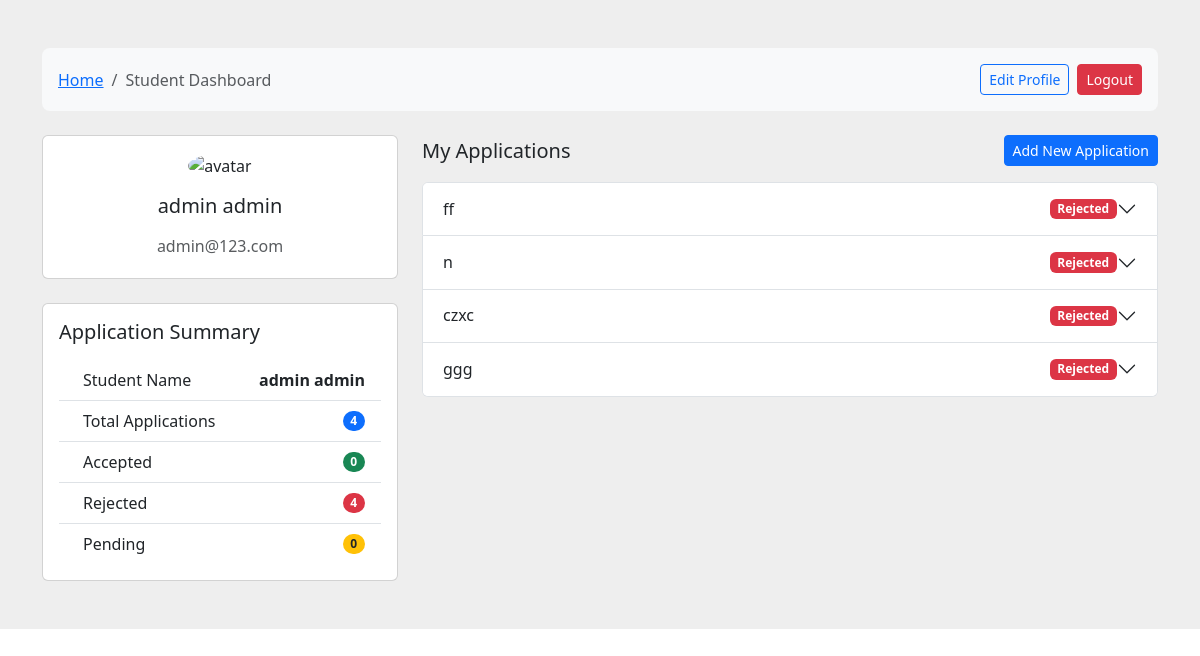
/student/dashboard/ (signed in), run on the app's committed database.
### authentication/models.py (models this page shows)
class User(AbstractBaseUser, PermissionsMixin):
    first_name = models.CharField(max_length=50)
    last_name = models.CharField(max_length=50)
    email = models.EmailField(unique=True)
    role = models.ForeignKey(UserRole, on_delete=models.SET_NULL, null=True, blank=True)
    is_active = models.BooleanField(default=True)
    is_staff = models.BooleanField(default=False)
    objects = UserManager()
    USERNAME_FIELD = 'email'
    REQUIRED_FIELDS = ['first_name', 'last_name']

### applications/models.py (models this page shows, shortened)
class Application(models.Model):
    application_id = models.AutoField(primary_key=True)
    university_name = models.CharField(max_length=100)
    program_name = models.CharField(max_length=50)
    study_mode = models.CharField(max_length=20, choices=[('Online','Online'),('On-Campus','On-Campus')])
    student = models.ForeignKey(User, on_delete=models.CASCADE, limit_choices_to={'role':'Student'}, related_name='applications_student')
    status = models.CharField(max_length=10, choices=[('Pending','Pending'),('Accepted','Accepted'),('Rejected','Rejected')], default='Pending')
    subject = models.CharField(max_length=100, blank=False)
    content = models.TextField(blank=False)

### authentication/views.py (the view)
# urls.py: path('student/dashboard/', views.stddashbord, name='stddashbord'),
@login_required
@cache_control(no_cache=True, must_revalidate=True, no_store=True)
def stddashbord(request):
    applications = Application.objects.filter(student=request.user)
    contex = {
        'applications':applications,
        'total_applications':applications.all().count(),
        'accepted_count':applications.filter(status='Accepted').count(),
        'rejected_count':applications.filter(status='Rejected').count(),
        'pending_count':applications.filter(status='Pending').count(),
    }
    return render(request, 'dashbord/stddashbord.html', contex)

### templates/dashbord/stddashbord.html (shortened to what this page needs)
<!DOCTYPE html>
<html lang="en">
  <head>
    <link href="https://cdn.jsdelivr.net/npm/bootstrap@5.3.8/dist/css/bootstrap.min.css" rel="stylesheet" />
  </head>
  <body>
    <div class="toast-container position-fixed top-0 end-0 p-3" style="z-index: 1100">
    </div>
    <section style="background-color: #eee;">
      <div class="container py-5">
        <div class="row">
          <div class="col">
            <nav class="bg-body-tertiary rounded-3 p-3 mb-4 d-flex justify-content-between align-items-center">
              <ol class="breadcrumb mb-0">
                <li class="breadcrumb-item">
                  <a href="{% url 'home' %}">Home</a>
                </li>
                <li class="breadcrumb-item active" aria-current="page">Student Dashboard</li>
              </ol>
              <div class="d-flex gap-2">
                <a href="{% url 'profile' %}" class="btn btn-outline-primary btn-sm">Edit Profile</a>
                <form method="post" action="{% url 'logout' %}" class="mb-0">
                  <button type="submit" class="btn btn-danger btn-sm">Logout</button>
                </form>
              </div>
            </nav>
          </div>
        </div>
        <div class="row">
          <div class="col-lg-4">
            <div class="card mb-4">
              <div class="card-body text-center">
                <img src="https://mdbcdn.b-cdn.net/img/Photos/new-templates/bootstrap-chat/ava3.webp" alt="avatar" class="rounded-circle img-fluid" style="width: 150px;" />
                <h5 class="my-3">{{ request.user.first_name }} {{ request.user.last_name }}</h5>
                <p class="text-muted mb-1">{{ request.user.email }}</p>
              </div>
            </div>
            <div class="card mb-4 mb-lg-0">
              <div class="card-body p-3">
                <h5 class="mb-3">Application Summary</h5>
                <ul class="list-group list-group-flush rounded-3">
                  <li class="list-group-item d-flex justify-content-between align-items-center">
                    <span>
                      Student Name
                    </span>
                    <span class="fw-semibold">{{ request.user.first_name }} {{ request.user.last_name }}</span>
                  </li>
                  <li class="list-group-item d-flex justify-content-between align-items-center">
                    <span>
                      Total Applications
                    </span>
                    <span class="badge bg-primary rounded-pill">{{ total_applications }}</span>
                  </li>
                  <li class="list-group-item d-flex justify-content-between align-items-center">
                    <span>
                      Accepted
                    </span>
                    <span class="badge bg-success rounded-pill">{{ accepted_count }}</span>
                  </li>
                  <li class="list-group-item d-flex justify-content-between align-items-center">
                    <span>
                      Rejected
                    </span>
                    <span class="badge bg-danger rounded-pill">{{ rejected_count }}</span>
                  </li>
                  <li class="list-group-item d-flex justify-content-between align-items-center">
                    <span>
                      Pending
                    </span>
                    <span class="badge bg-warning text-dark rounded-pill">{{ pending_count }}</span>
                  </li>
                </ul>
              </div>
            </div>
          </div>
          <div class="col-lg-8">
            <div class="col-lg-14">
              <div class="accordion" id="accordionExample">
                <div class="d-flex justify-content-between align-items-center mb-3">
                  <h5 class="mb-0">My Applications</h5>
                  <a href="{% url 'submit_application' %}" class="btn btn-primary btn-sm"> Add New Application</a>
                </div>
                <div class="accordion" id="accordionExample">
                  {% for app in applications %}
                    <div class="accordion-item">
                      <h2 class="accordion-header" id="heading{{ forloop.counter }}">
                        <button class="accordion-button collapsed" type="button" data-bs-toggle="collapse" data-bs-target="#collapse{{ forloop.counter }}" aria-expanded="false" aria-controls="collapse{{ forloop.counter }}">
                          <div class="w-100 d-flex justify-content-between align-items-center">
                            <span>{{ app.subject }}</span>
                            {% if app.status == 'Pending' %}
                              <span class="badge bg-warning text-dark">Pending</span>
                            {% elif app.status == 'Accepted' %}
                              <span class="badge bg-success">Accepted</span>
                            {% else %}
                              <span class="badge bg-danger">Rejected</span>
                            {% endif %}
                          </div>
                        </button>
                      </h2>
                    </div>
                  {% empty %}
                    <p class="text-muted text-center">No applications submitted yet.</p>
                  {% endfor %}
                </div>
              </div>
            </div>
          </div>
        </div>
      </div>
    </section>
  </body>
</html>

### data on the page
User: user.first_name "admin", user.last_name "admin", user.email "admin@123.com"
Application: subject "ff", status "Rejected"
Application: subject "n", status "Rejected"
Application: subject "czxc", status "Rejected"
Application: subject "ggg", status "Rejected"

### other printed values
{{ total_applications }} "4"
{{ accepted_count }} "0"
{{ rejected_count }} "4"
{{ pending_count }} "0"
